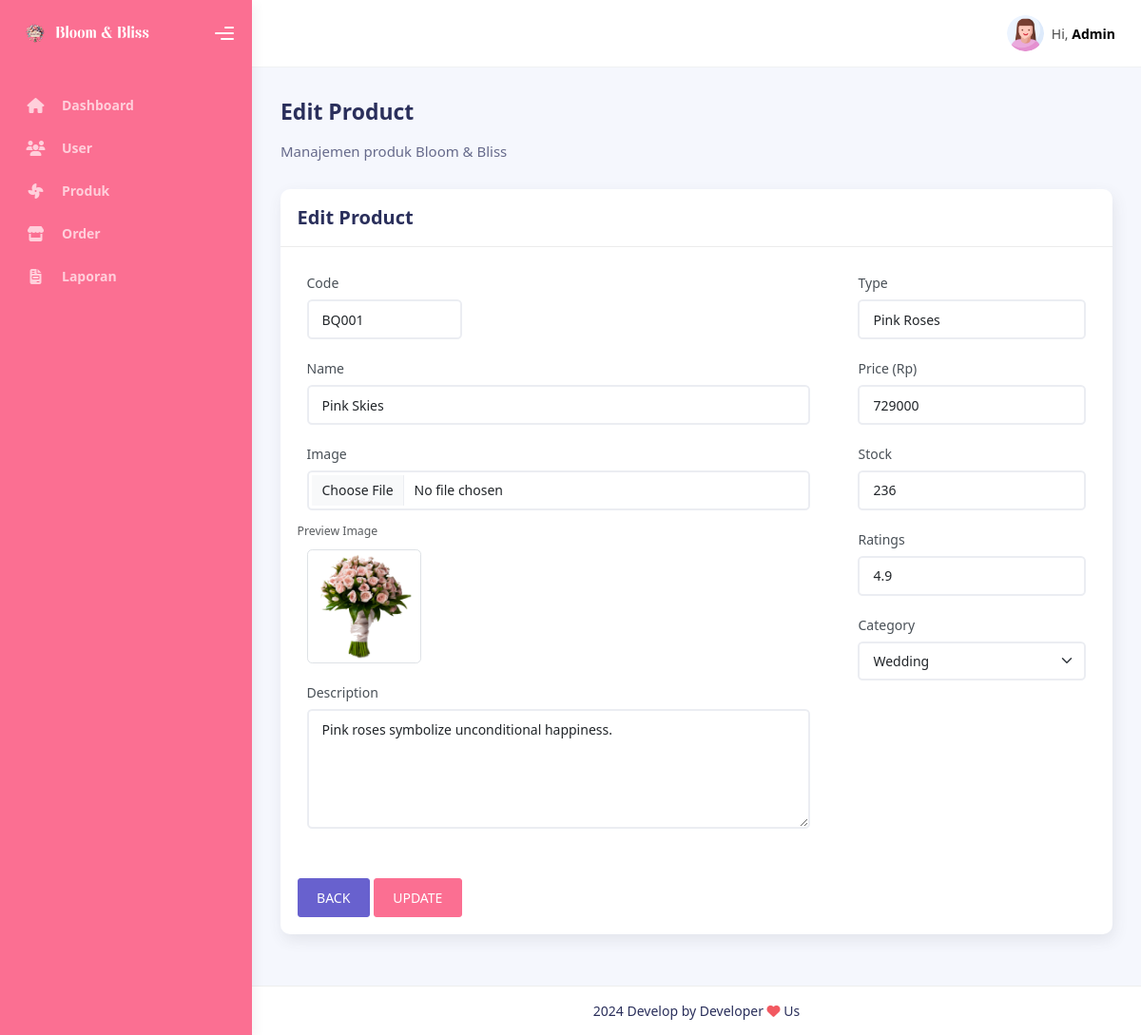
The app's page /admin/editProductPage.php?id=1 (signed in) with its own data.
### tables this page shows
CREATE TABLE `tb_produk` (
  `bouquet_id` int(5) NOT NULL,
  `bouquet_name` varchar(50) NOT NULL,
  `bouquet_image` varchar(256) NOT NULL,
  `bouquet_description` text NOT NULL,
  `bouquet_type` varchar(30) NOT NULL,
  `bouquet_price` int(11) NOT NULL,
  `bouquet_ratings` double NOT NULL,
  `bouquet_category` enum('Wedding','Graduation','Birthday') NOT NULL,
  `bouquet_code` varchar(10) NOT NULL,
  `bouquet_stock` int(5) DEFAULT NULL
);

### admin/editProductPage.php (the view, shortened to what this page needs)
<?php
include ('layout/header.php');
if (isset($_GET['id'])) {
    $id = $_GET['id'];
    include "../koneksi.php";
    $query = "SELECT * FROM tb_produk WHERE bouquet_id = ?";
    $stmt = $conn->prepare($query);
    $stmt->bind_param("i", $id);
    $stmt->execute();
    $result = $stmt->get_result()->fetch_assoc();
} else {
    header('location:product.php');
}
?>
<div class="container">
    <div class="page-inner">
        <div class="d-flex align-items-left align-items-md-center flex-column flex-md-row pt-2 pb-4">
            <div>
                <h3 class="fw-bold mb-3">Edit Product</h3>
                <h6 class="op-7 mb-2">Manajemen produk Bloom & Bliss</h6>
            </div>
        </div>
        <div class="row">
            <div class="col-md-12">
                <div class="card">
                    <div class="card-header">
                        <div class="card-title">Edit Product</div>
                    </div>
                    <div class="card-body">
                        <form action="action/updateProductAction.php" method="POST" enctype="multipart/form-data">
                            <div class="row">
                                <div class="col-lg-8">
                                    <div class="col-lg-4">
                                        <div class="form-group">
                                            <label for="bouquetCode">Code</label>
                                            <input type="text" class="form-control" id="bouquetCode"
                                                placeholder="Enter code" name="bouquet_code" value="<?= $result['bouquet_code'] ?>"
                                                required />
                                        </div>
                                    </div>
                                    <div class="form-group">
                                        <label for="bouquetName">Name</label>
                                        <input type="text" class="form-control" id="bouquetName"
                                            placeholder="Enter name" name="bouquet_name" value="<?= $result['bouquet_name'] ?>" required />
                                    </div>
                                    <div class="form-group">
                                        <label for="exampleInputName1">Image</label>
                                        <input type="file" class="form-control" id="exampleInputName1" value=""
                                            name="bouquet_image" <?= empty($result['bouquet_image']) ? 'required' : '' ?>>
                                    </div>
                                    <small id="emailHelp2" class="form-text text-muted">Preview Image</small>
                                    <div class="form-group">
                                        <img src="../assets/images/flowers/<?= $result['bouquet_image'] ?>"
                                            class="img-thumbnail" style="max-width:120px" alt="">
                                    </div>
                                    <div class="form-group">
                                        <label for="comment">Description</label>
                                        <textarea class="form-control" id="comment" placeholder="Enter description" name="bouquet_description" rows="5"
                                            required><?= $result['bouquet_description'] ?></textarea>
                                    </div>
                                </div>
                                <div class="col-lg-4">
                                    <div class="form-group">
                                        <label for="bouquetType">Type</label>
                                        <input type="text" class="form-control" id="bouquetType"
                                            placeholder="Enter type" name="bouquet_type" value="<?= $result['bouquet_type'] ?>" />
                                    </div>
                                    <div class="form-group">
                                        <label for="bouquetPrice">Price (Rp)</label>
                                        <input type="text" class="form-control" id="bouquetPrice" placeholder="Enter price"
                                            name="bouquet_price" value="<?= $result['bouquet_price'] ?>" />
                                    </div>
                                    <div class="form-group">
                                        <label for="bouquetStock">Stock</label>
                                        <input type="text" class="form-control" id="bouquetStock" placeholder="Enter stock"
                                            name="bouquet_stock" value="<?= $result['bouquet_stock'] ?>" />
                                    </div>
                                    <div class="form-group">
                                        <label for="bouquetRatings">Ratings</label>
                                        <input type="number" class="form-control" id="bouquetRatings" placeholder="Enter ratings" step=".01"
                                           name="bouquet_ratings" value="<?= $result['bouquet_ratings'] ?>" />
                                    </div>
                                    <div class="form-group">
                                        <label for="bouquetCategory">Category</label>
                                        <select class="form-select form-control" name="bouquet_category" id="bouquetCategory">
                                            <option value="wedding" <?= $result['bouquet_category'] == 'wedding' ? "selected" : "" ?>>Wedding</option>
                                        </select>
                                    </div>
                                </div>
                                <div class="col-lg-12 pt-5">
                                    <a href="product.php" class="btn btn-secondary">BACK</a>
                                    <button class="btn btn-primary">UPDATE</button>
                                </div>
                            </div>
                        </form>
                    </div>
                </div>
            </div>
        </div>
    </div>
</div>
<?php include ('layout/footer.php') ?>

### records on screen
tb_produk: bouquet_code "BQ001", bouquet_name "Pink Skies", bouquet_image (picture), bouquet_description "Pink roses symbolize unconditional happiness.", bouquet_type "Pink Roses", bouquet_price "729000", bouquet_stock "236", bouquet_ratings "4.9"
